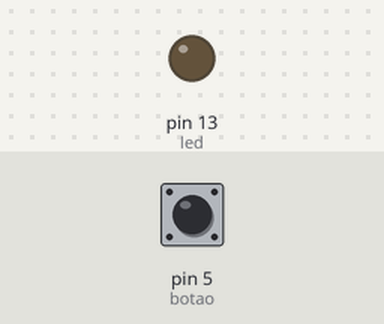
Bench run of a sketch on a simulated Arduino Uno, built with avr-gcc and run on an emulated ATmega328P. Shown: output pins drawn as LEDs (lit = HIGH). Dashed ring = blinking. The test bench sets the inputs (shaded band); at power-on: pin 5 (botao) HIGH.

Above: at 1.2 s.
1.3 s: pin 5 (botao) pulled LOW for 1 s
At 1.55 s:
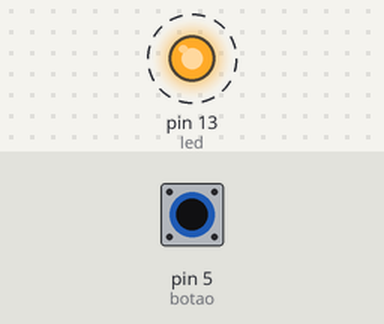
4.3 s: pin 5 (botao) pulled LOW for 3.2 s
At 7.8 s:
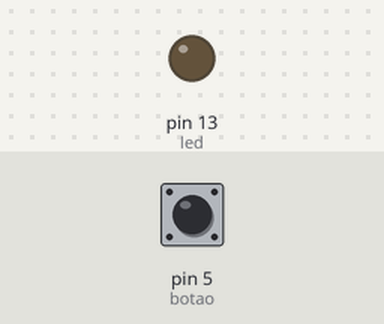
Timing chart, 0 to 9.3 s (numbered marks = the images above; inputs shaded):
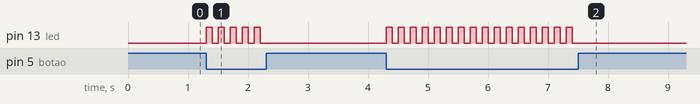

The sketch:

hello2.ino
```cpp
const int led = 13; //define o apelido led para o valor 13
const int botao = 5; //define o apelido botao para o valor 5

void setup(){
  pinMode(led,OUTPUT); //declara o pino13 (led) como saida
  pinMode(botao, INPUT_PULLUP); //declara o pino5 (botao) como entrada
}


void loop(){
  // Faz a leitura do botao
  if(digitalRead(botao) == LOW){
    digitalWrite(led, HIGH); //acende o led
    delay(100); //delay em milisegundos
    digitalWrite(led, LOW); //apaga o led
    delay(100); //delay em milisegundos
  }
}
```

Measured:
- after the input at 1.3 s, pin 13 (led): alternates HIGH for 0.10 s and LOW for 0.10 s, 10 changes in all, then stays LOW, starting at once
- after the input at 4.3 s, pin 13 (led): alternates HIGH for 0.10 s and LOW for 0.10 s, 32 changes in all, then stays LOW, starting at once
